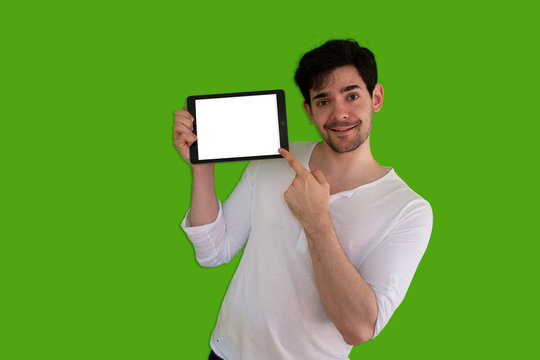
#> input picture test.jpg, 540 x 360 px
$ jupyter execute green_filter.ipynb   (shell and % lines are left out)
#> lines starting #> are read from the running program, lines starting #| are printed output that depends on the picture; after the words box and inside, x2 and y2 are one past the last pixel; in counts of white or black regions, pixels touching at a corner belong together
[cell 1]
import numpy as np
import pandas as pd
import cv2
import matplotlib.pyplot as plt

[cell 2]
color_image = cv2.imread("test.jpg")
#> color_image is the input picture: shape (360, 540, 3); mean B, G, R 53.8, 161.4, 106.2
plt.imshow(color_image)

[cell 3]
color_image = cv2.cvtColor(color_image,cv2.COLOR_BGR2RGB)
#plt.imshow(color_image)
print(color_image.shape)
#| (360, 540, 3)

[cell 4]
a = np.copy(color_image)
#plt.imshow(a)
len

[cell 5]
#Green Mask

a = np.copy(color_image)
lower_green = np.array([60,50,10], dtype=np.uint8)
upper_green = np.array([81,255,20], dtype=np.uint8)

green_mask = cv2.inRange(a,lower_green,upper_green)
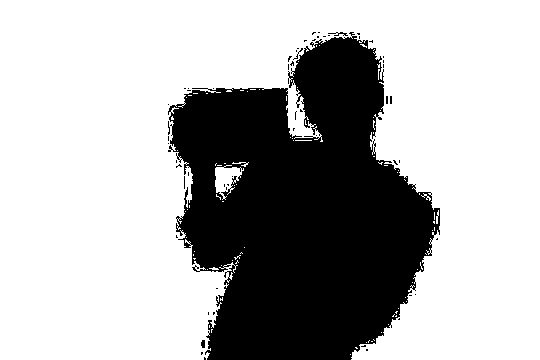
#> green_mask: shape (360, 540); 69.8% white; 58 black regions (54 under 20 px), largest, box (x1, y1, x2, y2) and area: (168, 32, 440, 360) 58326, (328, 32, 348, 36) 34, (201, 340, 205, 348) 28, (293, 48, 303, 60) 20

#plt.imshow(green_mask,cmap='gray')
a[green_mask == 255] = [255,255,255]
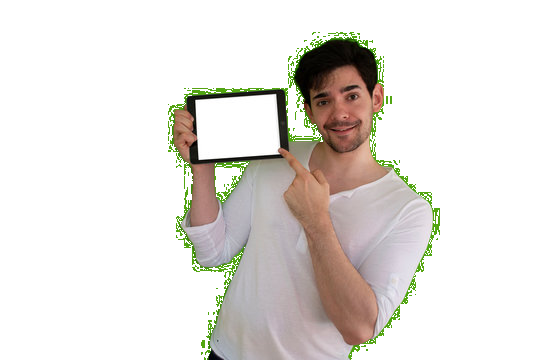
#> a: shape (360, 540, 3); mean R, G, B 227.8, 224.3, 220
plt.imshow(a)

[cell 6]
filtered_image = cv2.imwrite("/home/abh300/New_Virtual/new_cv_task/white_filter.jpg",a)

[cell 7]
masked_image = np.copy(color_image)
masked_image[green_mask == 255] =[0,0,0]
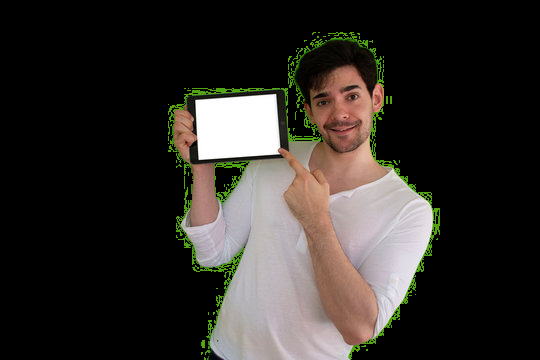
#> masked_image: shape (360, 540, 3); mean R, G, B 49.8, 46.3, 42
plt.imshow(masked_image)

[cell 8]
bg_image = cv2.imread("SanFrancisco.jpg")
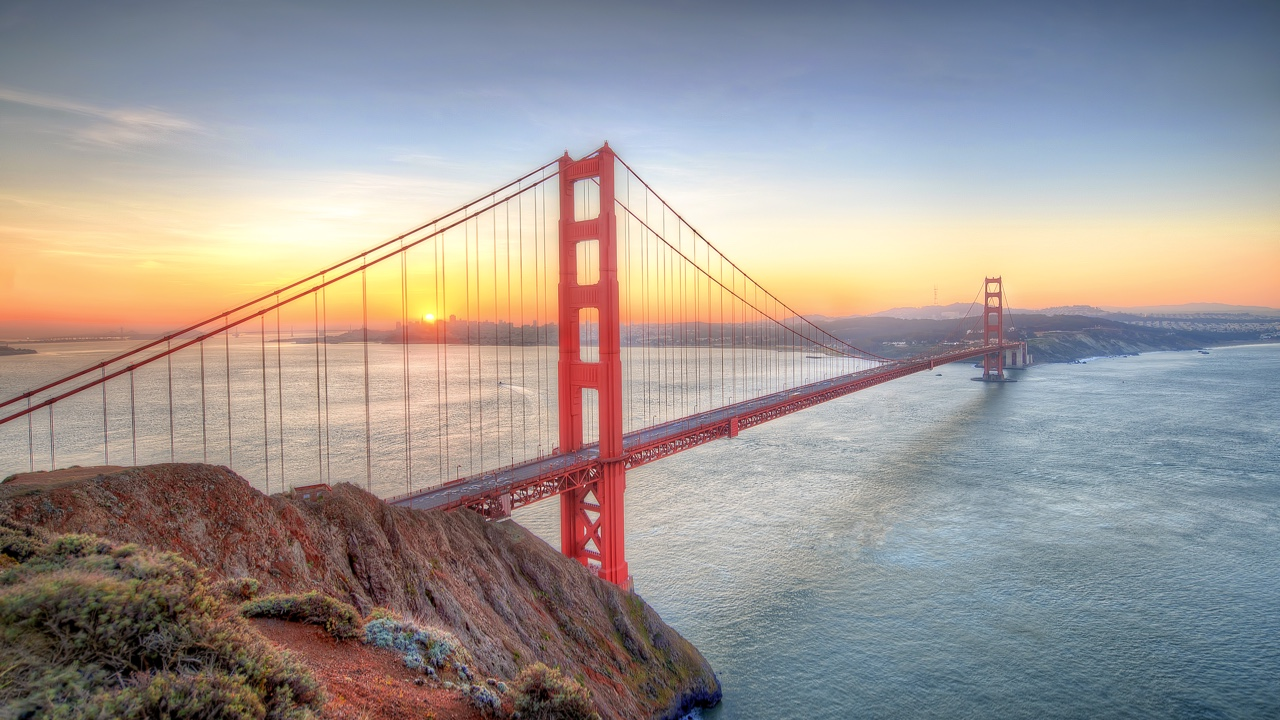
#> input picture SanFrancisco.jpg, 1280 x 720 px
#> bg_image is the input picture: shape (720, 1280, 3); mean B, G, R 147.6, 150.3, 157.7
bg_image = cv2.cvtColor(bg_image,cv2.COLOR_BGR2RGB)
#plt.imshow(bg_image)

crop_bg = bg_image[0:360,0:540]
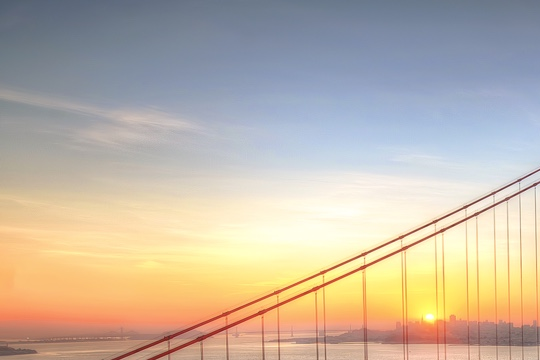
#> crop_bg: shape (360, 540, 3); mean R, G, B 193.7, 181.1, 165.7
crop_bg[green_mask == 0] = [0,0,0]
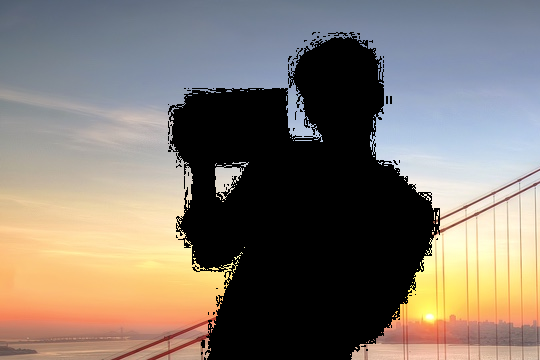
#> crop_bg: shape (360, 540, 3); mean R, G, B 127.8, 119.2, 110.6
plt.imshow(crop_bg)

[cell 9]
final_image = crop_bg + masked_image
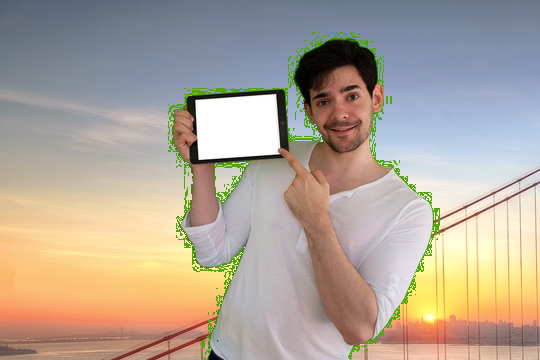
#> final_image: shape (360, 540, 3); mean R, G, B 177.5, 165.4, 152.6
plt.imshow(final_image)
